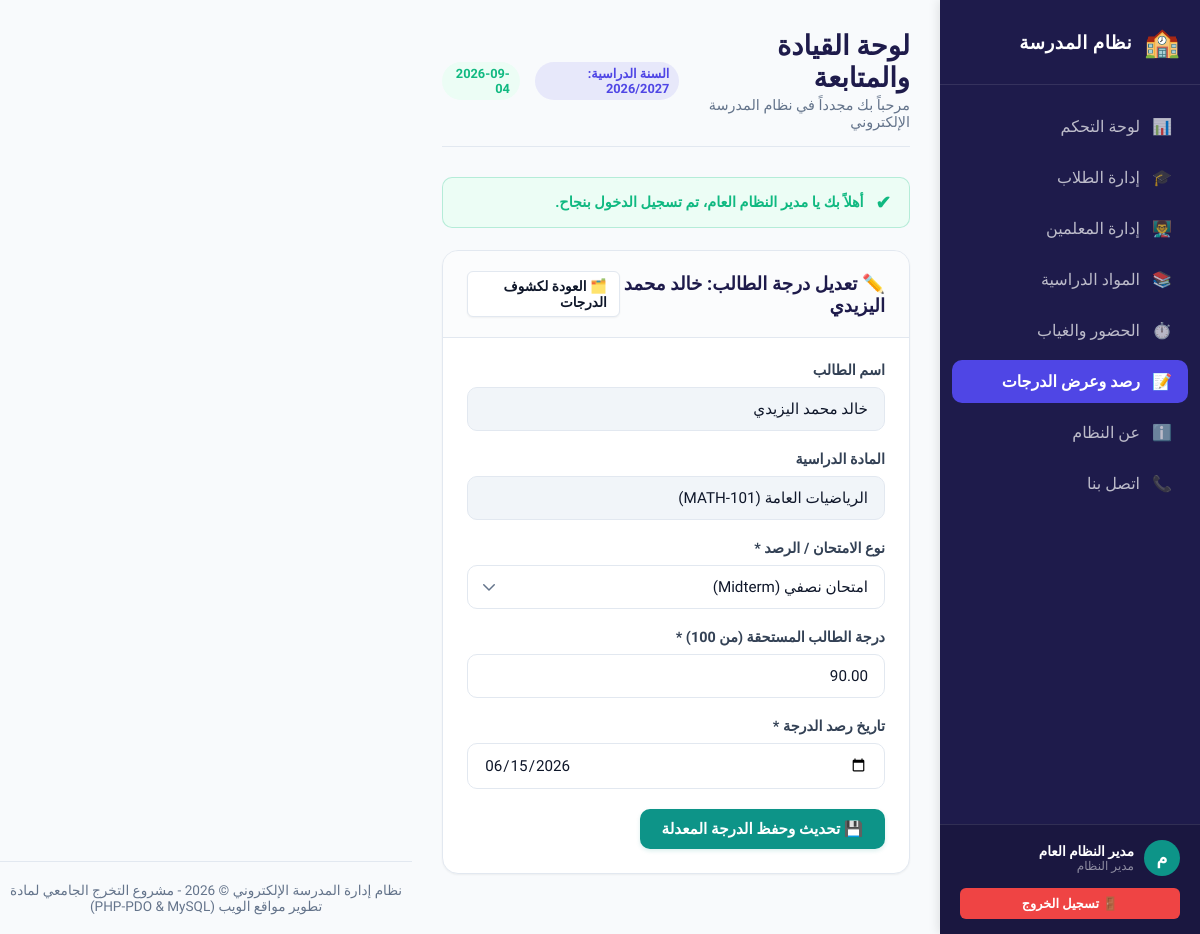
Screenshot of /grades/edit.php?id=2 (signed in) with the database file from the repository.
### tables this page shows
CREATE TABLE `grades` (
    `id` INT AUTO_INCREMENT PRIMARY KEY,
    `student_id` INT NOT NULL,
    `subject_id` INT NOT NULL,
    `exam_type` VARCHAR(50) NOT NULL,  
    `grade` DECIMAL(5, 2) NOT NULL,
    `grade_date` DATE NOT NULL,
    FOREIGN KEY (`student_id`) REFERENCES `students` (`id`) ON DELETE CASCADE,
    FOREIGN KEY (`subject_id`) REFERENCES `subjects` (`id`) ON DELETE CASCADE
);

CREATE TABLE `users` (
    `id` INT AUTO_INCREMENT PRIMARY KEY,
    `username` VARCHAR(50) NOT NULL UNIQUE,
    `password` VARCHAR(255) NOT NULL,
    `full_name` VARCHAR(100) NOT NULL,
    `email` VARCHAR(100) NOT NULL UNIQUE,
    `role` ENUM('admin', 'teacher', 'student') NOT NULL,
    `created_at` TIMESTAMP DEFAULT CURRENT_TIMESTAMP
);

CREATE TABLE `subjects` (
    `id` INT AUTO_INCREMENT PRIMARY KEY,
    `subject_name` VARCHAR(100) NOT NULL UNIQUE,
    `subject_code` VARCHAR(20) NOT NULL UNIQUE,
    `teacher_id` INT DEFAULT NULL,
    FOREIGN KEY (`teacher_id`) REFERENCES `teachers` (`id`) ON DELETE SET NULL
);

### grades/edit.php (the view, shortened to what this page needs)
<?php
require_once __DIR__ . '/../includes/header.php';
$grade_id = intval($_GET['id'] ?? 0);
try {
    $stmt = $pdo->prepare("SELECT g.*, u_stud.full_name AS student_name,
                                  sub.subject_name, sub.subject_code, sub.teacher_id,
                                  t.user_id AS teacher_user_id
                           FROM grades g
                           JOIN students s ON g.student_id = s.id
                           JOIN users u_stud ON s.user_id = u_stud.id
                           JOIN subjects sub ON g.subject_id = sub.id
                           LEFT JOIN teachers t ON sub.teacher_id = t.id
                           WHERE g.id = :id
                           LIMIT 1");
    $stmt->execute(['id' => $grade_id]);
    $grade_detail = $stmt->fetch();
} catch (PDOException $e) {
    error_log("Error fetching grade for editing: " . $e->getMessage());
    $_SESSION['error'] = "حدث خطأ في النظام أثناء محاولة جلب الدرجة.";
    header("Location: index.php");
    exit;
}
?>
<div class="panel-card slide-up">
    <div class="panel-header">
        <span class="panel-title">✏️ تعديل درجة الطالب: <?php echo htmlspecialchars($grade_detail['student_name']); ?></span>
        <a href="index.php" class="btn btn-light btn-sm">🗂️ العودة لكشوف الدرجات</a>
    </div>
    <div class="panel-body">
        <form action="edit.php?id=<?php echo $grade_id; ?>" method="POST" style="max-width: 600px; margin: 0 auto;">
            <div class="form-group">
                <label class="form-label">اسم الطالب</label>
                <input type="text" class="form-control" value="<?php echo htmlspecialchars($grade_detail['student_name']); ?>" disabled style="background-color: #f1f5f9;">
            </div>
            <div class="form-group">
                <label class="form-label">المادة الدراسية</label>
                <input type="text" class="form-control" value="<?php echo htmlspecialchars($grade_detail['subject_name']) . ' (' . htmlspecialchars($grade_detail['subject_code']) . ')'; ?>" disabled style="background-color: #f1f5f9;">
            </div>
            <div class="form-group">
                <label for="exam_type" class="form-label">نوع الامتحان / الرصد *</label>
                <select id="exam_type" name="exam_type" class="form-control" required>
                    <option value="امتحان نصفي (Midterm)" <?php echo (($grade_detail['exam_type'] === 'امتحان نصفي (Midterm)') ? 'selected' : ''); ?>>امتحان نصفي (Midterm)</option>
                </select>
            </div>
            <div class="form-group">
                <label for="grade" class="form-label">درجة الطالب المستحقة (من 100) *</label>
                <input type="number" step="0.01" min="0" max="100" id="grade" name="grade" class="form-control" required value="<?php echo htmlspecialchars($_POST['grade'] ?? $grade_detail['grade']); ?>">
            </div>
            <div class="form-group">
                <label for="grade_date" class="form-label">تاريخ رصد الدرجة *</label>
                <input type="date" id="grade_date" name="grade_date" class="form-control" required value="<?php echo htmlspecialchars($_POST['grade_date'] ?? $grade_detail['grade_date']); ?>">
            </div>
            <button type="submit" class="btn btn-secondary">💾 تحديث وحفظ الدرجة المعدلة</button>
        </form>
    </div>
</div>
<?php
require_once __DIR__ . '/../includes/footer.php';
?>

### css/style.css (style rules this page uses)
:root { --primary-color: #4f46e5; --primary-hover: #4338ca; --secondary-color: #0d9488; --secondary-hover: #0f766e; --bg-color: #f8fafc; --card-bg: #ffffff; --text-main: #0f172a; --text-muted: #64748b; --border-color: #e2e8f0; --success-color: #10b981; --success-bg: #ecfdf5; --error-color: #ef4444; --error-bg: #fef2f2; --warning-color: #f59e0b; --warning-bg: #fffbeb; --shadow-sm: 0 1px 2px 0 rgba(0, 0, 0, 0.05); --shadow-md: 0 4px 6px -1px rgba(0, 0, 0, 0.1), 0 2px 4px -2px rgba(0, 0, 0, 0.1); --shadow-lg: 0 10px 15px -3px rgba(0, 0, 0, 0.1), 0 4px 6px -4px rgba(0, 0, 0, 0.1); --radius-sm: 6px; --radius-md: 10px; --radius-lg: 16px; --sidebar-width: 260px; }
* { margin: 0; padding: 0; box-sizing: border-box; font-family: 'Tajawal', sans-serif; }
body { background-color: var(--bg-color); color: var(--text-main); direction: rtl; min-height: 100vh; display: flex; }
.slide-up { animation: slideUp 0.4s ease-out forwards; }
.form-group { margin-bottom: 20px; }
.form-label { display: block; font-size: 0.9rem; font-weight: 700; margin-bottom: 8px; color: #334155; }
.form-control { width: 100%; padding: 12px 16px; font-size: 0.95rem; border: 1.5px solid var(--border-color); border-radius: var(--radius-md); background-color: #fff; transition: all 0.3s ease; color: var(--text-main); }
select.form-control { appearance: none; background-repeat: no-repeat; background-position: left 12px center; background-size: 18px; padding-left: 40px; }
.btn { display: inline-flex; align-items: center; justify-content: center; padding: 11px 22px; font-size: 0.95rem; font-weight: 700; border-radius: var(--radius-md); border: none; cursor: pointer; transition: all 0.25s ease; gap: 8px; text-decoration: none; }
.btn-secondary { background-color: var(--secondary-color); color: #fff; box-shadow: 0 2px 4px rgba(13, 148, 136, 0.15); }
.btn-light { background-color: #fff; color: var(--text-main); border: 1px solid var(--border-color); box-shadow: var(--shadow-sm); }
.btn-sm { padding: 6px 12px; font-size: 0.85rem; border-radius: var(--radius-sm); }
.panel-card { background-color: var(--card-bg); border-radius: var(--radius-lg); border: 1px solid var(--border-color); box-shadow: var(--shadow-sm); margin-bottom: 30px; overflow: hidden; }
.panel-header { padding: 20px 24px; border-bottom: 1px solid var(--border-color); background-color: rgba(248, 250, 252, 0.6); display: flex; justify-content: space-between; align-items: center; }
.panel-title { font-size: 1.15rem; font-weight: 700; color: #1e1b4b; }
.panel-body { padding: 24px; }

### rows the page displays
grades: users.full_name "خالد محمد اليزيدي", full_name "خالد محمد اليزيدي", subject.subject_code "الرياضيات العامة (MATH-101)", grade "90.00", grade_date "06/15/2026"

### other values shown
$avatar_letter "م"
$user_full_name "مدير النظام العام"
$_SESSION['success'] "أهلاً بك يا مدير النظام العام، تم تسجيل الدخول بنجاح."
